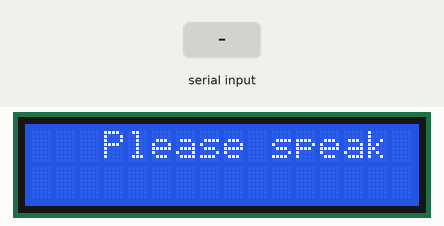
Bench run of a sketch on a simulated Arduino Uno, built with avr-gcc and run on an emulated ATmega328P. Parts: 16×2 character LCD. Inputs (shaded band) come from the test bench.

Above: at 1.1 s.
4.3 s: "1" received over the second serial link
At 5.2 s:
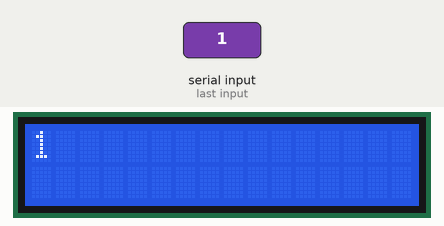
5.8 s: "0" received over the second serial link
At 6.3 s:
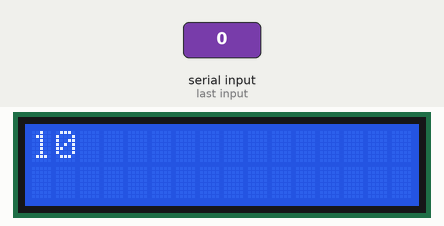
7.3 s: "2" received over the second serial link
At 8.6 s:
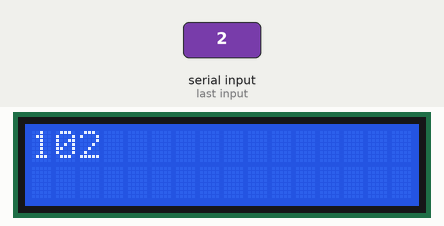
Timing chart, 0 to 10.3 s (numbered marks = the images above; inputs shaded):
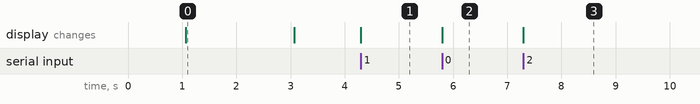

Measured:
- after the input at 4.3 s, the display: changes at once (image 1)
- after the input at 5.8 s, the display: changes at once (image 2)
- after the input at 7.3 s, the display: changes at once (image 3)
- what the display in image 0 shows lasts 2.0 s, from 1.1 s to 3.1 s

The sketch:

testing.ino
```cpp
#include<LiquidCrystal.h>
#include<SoftwareSerial.h>
LiquidCrystal lcd(7,6,5,4,3,2);
SoftwareSerial mySerial(8,9);

char apple[5]={'c','l','e','a','r',};
char daman[100];
int k=0;
void setup()
{
  lcd.begin(16,2);
  mySerial.begin(9600);
  lcd.print("     Welcome     ");
  delay(1000);
  lcd.clear();
  lcd.print("   Please speak  ");
  delay(2000);
  lcd.clear();
}

void loop()
{
  if(mySerial.available()>0)
  {
    daman[k]=mySerial.read();
    lcd.print(daman[k]);
    delay(10);
    if(daman[k-4]==apple[0] && daman[k-3]==apple[1] && daman[k-2]==apple[2] && daman[k-1]==apple[3] && daman[k-0]==apple[4])
    {
    lcd.clear();
    k=0;
    }
    k++;
  }
}
```
